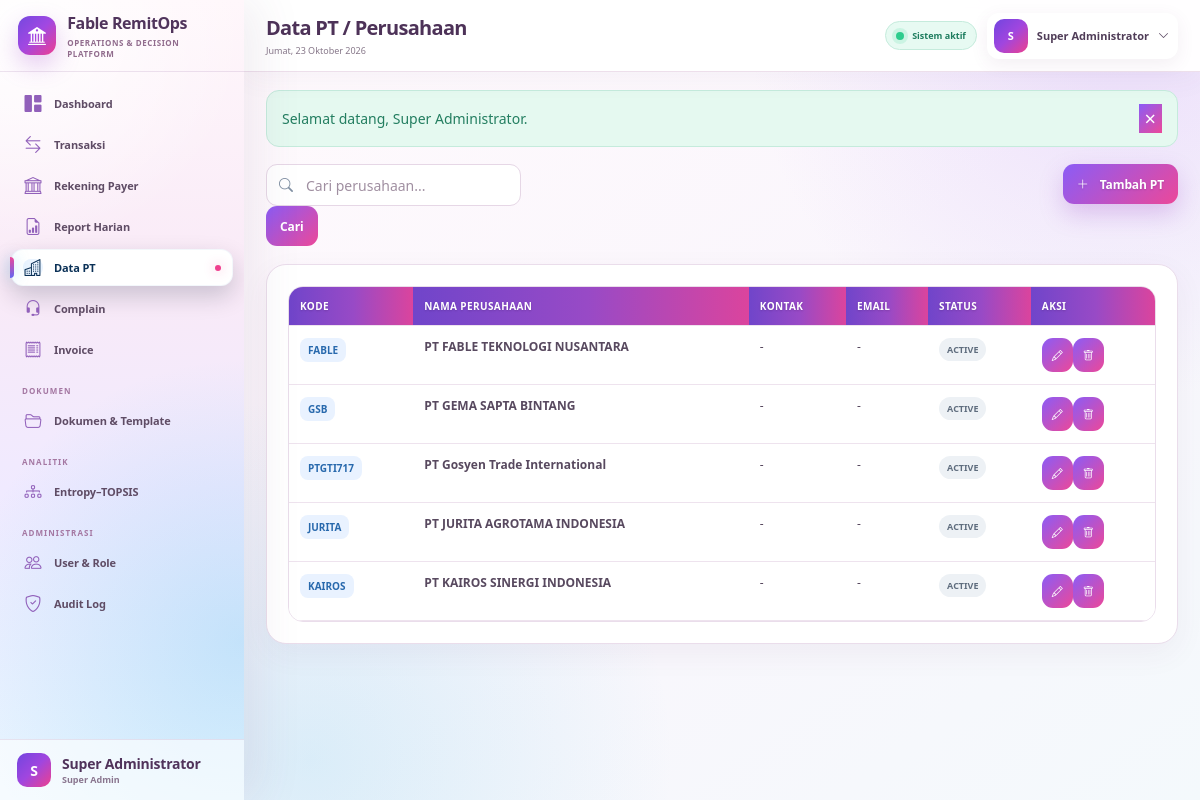
Page /public/companies (signed in) on the committed database.
### tables this page shows
CREATE TABLE `users` (
  `id` bigint(20) UNSIGNED NOT NULL,
  `role_id` bigint(20) UNSIGNED NOT NULL,
  `name` varchar(150) NOT NULL,
  `username` varchar(80) NOT NULL,
  `email` varchar(190) NOT NULL,
  `password` varchar(255) NOT NULL,
  `transaction_team` tinyint(3) UNSIGNED DEFAULT NULL,
  `is_active` tinyint(1) NOT NULL DEFAULT 1,
  `must_change_password` tinyint(1) NOT NULL DEFAULT 1,
  `last_login_at` datetime DEFAULT NULL,
  `created_at` datetime NOT NULL DEFAULT current_timestamp(),
  `updated_at` datetime NOT NULL DEFAULT current_timestamp() ON UPDATE current_timestamp()
);

CREATE TABLE `roles` (
  `id` bigint(20) UNSIGNED NOT NULL,
  `code` varchar(50) NOT NULL,
  `name` varchar(100) NOT NULL,
  `description` varchar(255) DEFAULT NULL,
  `created_at` datetime NOT NULL DEFAULT current_timestamp()
);

CREATE TABLE `companies` (
  `id` bigint(20) UNSIGNED NOT NULL,
  `code` varchar(30) NOT NULL,
  `name` varchar(200) NOT NULL,
  `tax_id` varchar(100) DEFAULT NULL,
  `address` text DEFAULT NULL,
  `contact_name` varchar(150) DEFAULT NULL,
  `contact_phone` varchar(50) DEFAULT NULL,
  `email` varchar(190) DEFAULT NULL,
  `status` enum('active','inactive') NOT NULL DEFAULT 'active',
  `created_by` bigint(20) UNSIGNED DEFAULT NULL,
  `created_at` datetime NOT NULL DEFAULT current_timestamp(),
  `updated_at` datetime NOT NULL DEFAULT current_timestamp() ON UPDATE current_timestamp()
);

### app/Views/companies/index.php (the view)
<div class="page-actions"><form class="filter-bar" method="get"><div class="input-icon"><i class="bi bi-search"></i><input class="form-control" name="q" placeholder="Cari perusahaan..." value="<?= e($q) ?>"></div><button class="btn btn-light">Cari</button></form><?php if(can('company.manage')):?><a class="btn btn-primary" href="<?= url('/companies/create') ?>"><i class="bi bi-plus-lg me-1"></i>Tambah PT</a><?php endif;?></div>
<div class="panel-card"><div class="table-responsive"><table class="table modern-table align-middle"><thead><tr><th>Kode</th><th>Nama Perusahaan</th><th>Kontak</th><th>Email</th><th>Status</th><th class="text-end">Aksi</th></tr></thead><tbody><?php foreach($companies as$c):?><tr><td><span class="code-pill"><?= e($c['code']) ?></span></td><td><strong><?= e($c['name']) ?></strong><small class="d-block text-muted text-truncate" style="max-width:360px"><?= e($c['address']??'') ?></small></td><td><?= e($c['contact_name']??'-') ?><small class="d-block text-muted"><?= e($c['contact_phone']??'') ?></small></td><td><?= e($c['email']??'-') ?></td><td><?= status_badge($c['status']) ?></td><td class="text-end"><?php if(can('company.manage')):?><a class="btn btn-sm btn-light" href="<?= url('/companies/'.$c['id'].'/edit') ?>"><i class="bi bi-pencil"></i></a><form class="d-inline" method="post" action="<?= url('/companies/'.$c['id']) ?>" data-confirm="Hapus perusahaan ini?"><?= csrf_field().method_field('DELETE') ?><button class="btn btn-sm btn-light text-danger"><i class="bi bi-trash"></i></button></form><?php endif;?></td></tr><?php endforeach;?><?php if(!$companies):?><tr><td colspan="6" class="empty-state">Data perusahaan belum tersedia.</td></tr><?php endif;?></tbody></table></div></div>

### app/helpers.php (shortened to what the rows shown need)
<?php
function e(mixed $value): string
{
    return htmlspecialchars(
        (string) $value,
        ENT_QUOTES,
        'UTF-8'
    );
}
function url(string $path = ''): string
{
    return rtrim(
        (string) App::config('app.url'),
        '/'
    ) . '/' . ltrim($path, '/');
}
function auth_user(): ?array
{
    return Auth::user();
}
function can(string $permission): bool
{
    return Auth::can($permission);
}
function status_badge(
    string $status
): string {
    $normalized = strtolower($status);
    $class = match (true) {
        str_contains($normalized, 'success'),
        str_contains($normalized, 'sukses'),
        $normalized === 'paid',
        $normalized === 'resolved',
        $normalized === 'sent',
        $normalized === 'terkirim'
            => 'success',
        str_contains($normalized, 'pending'),
        $normalized === 'open',
        $normalized === 'draft',
        $normalized === 'in_progress'
            => 'warning',
        str_contains($normalized, 'refund'),
        str_contains($normalized, 'reject'),
        $normalized === 'overdue',
        $normalized === 'cancelled',
        $normalized === 'failed'
            => 'danger',
        default
            => 'secondary',
    };
    return '<span class="badge text-bg-' .
        $class .
        '">' .
        e(
            strtoupper(
                str_replace(
                    '_',
                    ' ',
                    $status
                )
            )
        ) .
        '</span>';
}

### app/Core/Router.php (shortened to what the rows shown need)
<?php
final class Router
{
    private array $routes = [];
    private function add(string $method, string $path, array $handler): void
    {
        $this->routes[] = compact('method', 'path', 'handler');
    }
    public function dispatch(): void
    {
        $method = strtoupper($_POST['_method'] ?? $_SERVER['REQUEST_METHOD'] ?? 'GET');
        $requestPath = parse_url($_SERVER['REQUEST_URI'] ?? '/', PHP_URL_PATH) ?: '/';
        $basePath = parse_url((string) App::config('app.url'), PHP_URL_PATH) ?: '';
        if ($basePath !== '' && str_starts_with($requestPath, $basePath)) {
            $requestPath = substr($requestPath, strlen($basePath)) ?: '/';
        }
        $requestPath = '/' . ltrim($requestPath, '/');
        $requestPath = $requestPath !== '/' ? rtrim($requestPath, '/') : '/';
        foreach ($this->routes as $route) {
            if ($route['method'] !== $method) {
                continue;
            }
            $pattern = preg_replace('#\{([a-zA-Z_][a-zA-Z0-9_]*)\}#', '(?P<$1>[^/]+)', $route['path']);
            if (preg_match('#^' . $pattern . '$#', $requestPath, $matches)) {
                $params = array_filter($matches, 'is_string', ARRAY_FILTER_USE_KEY);
                [$class, $action] = $route['handler'];
                $controller = new $class();
                $controller->{$action}(...array_values($params));
                return;
            }
        }
    }
}

### app/Views/partials/sidebar.php (shortened to what the rows shown need)
<?php
$path = parse_url(
    $_SERVER['REQUEST_URI'] ?? '/',
    PHP_URL_PATH
) ?: '/';
$currentUser = auth_user() ?? [];
$currentRole = (string) ($currentUser['role_code'] ?? '');
$documentRoles = [
    'super_admin',
    'superadmin',
    'supervisor',
    'admin_invoice',
    'invoice',
    'admin_complain',
    'complain',
];
$canOpenDocuments = in_array(
    $currentRole,
    $documentRoles,
    true
);
$active = static function (bool $condition): string {
    return $condition ? 'active' : '';
};
$isDashboard = $path === parse_url(url('/'), PHP_URL_PATH);
$isTransactions = str_contains($path, '/transactions');
$isPayerAccounts = str_contains($path, '/payer-accounts');
$isReports = str_contains($path, '/reports');
$isCompanies = str_contains($path, '/companies');
$isComplaints = str_contains($path, '/complaints');
$isInvoices = str_contains($path, '/invoices');
$isDocuments = str_contains($path, '/documents')
    || str_contains($path, '/document_templates.php')
    || str_contains($path, '/document_template_manager.php')
    || str_contains($path, '/invoice_templates.php')
    || str_contains($path, '/standing_instruction_7.php');
$isAnalysis = str_contains($path, '/analysis');
$isUsers = str_contains($path, '/users');
$isAudit = str_contains($path, '/audit');
$userName = trim(
    (string) ($currentUser['name'] ?? 'Pengguna')
);
$userInitial = strtoupper(
    substr($userName, 0, 1)
);
$userRoleName = trim(
    (string) (
        $currentUser['role_name']
        ?? $currentRole
        ?: 'Pengguna Sistem'
    )
);
?>
<aside
    class="sidebar"
    id="sidebar"
    aria-label="Navigasi utama"
>
    <div class="brand">
        <div class="brand-mark">
            <i class="bi bi-bank2"></i>
        </div>
        <div>
            <strong>
                Fable RemitOps
            </strong>
            <small>
                Operations &amp; Decision Platform
            </small>
        </div>
    </div>
    <nav class="sidebar-nav">
        <a
            class="nav-item <?= $active($isDashboard) ?>"
            href="<?= url('/') ?>"
            <?= $isDashboard
                ? 'aria-current="page"'
                : ''
            ?>
        >
            <i class="bi bi-grid-1x2-fill"></i>
            <span>Dashboard</span>
        </a>
        <?php if (can('transaction.view')): ?>
            <a
                class="nav-item <?= $active($isTransactions) ?>"
                href="<?= url('/transactions') ?>"
                <?= $isTransactions
                    ? 'aria-current="page"'
                    : ''
                ?>
            >
                <i class="bi bi-arrow-left-right"></i>
                <span>Transaksi</span>
            </a>
        <?php endif; ?>
        <?php if (can('payer_account.view')): ?>
            <a
                class="nav-item <?= $active($isPayerAccounts) ?>"
                href="<?= url('/payer-accounts') ?>"
                <?= $isPayerAccounts
                    ? 'aria-current="page"'
                    : ''
                ?>
            >
                <i class="bi bi-bank"></i>
                <span>Rekening Payer</span>
            </a>
        <?php endif; ?>
        <?php if (can('report.view')): ?>
            <a
                class="nav-item <?= $active($isReports) ?>"
                href="<?= url('/reports') ?>"
                <?= $isReports
                    ? 'aria-current="page"'
                    : ''
                ?>
            >
                <i class="bi bi-file-earmark-bar-graph"></i>
                <span>Report Harian</span>
            </a>
        <?php endif; ?>
        <?php if (can('company.view')): ?>
            <a
                class="nav-item <?= $active($isCompanies) ?>"
                href="<?= url('/companies') ?>"
                <?= $isCompanies
                    ? 'aria-current="page"'
                    : ''
                ?>
            >
                <i class="bi bi-buildings"></i>
                <span>Data PT</span>
            </a>
        <?php endif; ?>
        <?php if (can('complaint.view')): ?>
            <a
                class="nav-item <?= $active($isComplaints) ?>"
                href="<?= url('/complaints') ?>"
                <?= $isComplaints
                    ? 'aria-current="page"'
                    : ''
                ?>
            >
                <i class="bi bi-headset"></i>
                <span>Complain</span>
            </a>
        <?php endif; ?>
        <?php if (can('invoice.view')): ?>
            <a
                class="nav-item <?= $active($isInvoices) ?>"
                href="<?= url('/invoices') ?>"
                <?= $isInvoices
                    ? 'aria-current="page"'
                    : ''
                ?>
            >
                <i class="bi bi-receipt"></i>
                <span>Invoice</span>
            </a>
        <?php endif; ?>
        <?php if ($canOpenDocuments): ?>
            <div class="nav-label">
                DOKUMEN
            </div>
            <a
                class="nav-item <?= $active($isDocuments) ?>"
                href="<?= url('/documents') ?>"
                <?= $isDocuments
                    ? 'aria-current="page"'
                    : ''
                ?>
            >
                <i class="bi bi-folder2-open"></i>
                <span>
                    Dokumen &amp; Template
                </span>
            </a>
        <?php endif; ?>
        <?php if (can('analysis.view')): ?>
            <div class="nav-label">
                ANALITIK
            </div>
            <a
                class="nav-item <?= $active($isAnalysis) ?>"
                href="<?= url('/analysis') ?>"
                <?= $isAnalysis
                    ? 'aria-current="page"'
                    : ''
                ?>
            >
                <i class="bi bi-diagram-3"></i>
                <span>
                    Entropy–TOPSIS
                </span>
            </a>
        <?php endif; ?>
        <?php if (
            can('user.manage')
            || can('audit.view')
        ): ?>
            <div class="nav-label">
                ADMINISTRASI
            </div>
        <?php endif; ?>
        <?php if (can('user.manage')): ?>
            <a
                class="nav-item <?= $active($isUsers) ?>"
                href="<?= url('/users') ?>"
                <?= $isUsers
                    ? 'aria-current="page"'
                    : ''
                ?>
            >
                <i class="bi bi-people"></i>
                <span>User &amp; Role</span>
            </a>
        <?php endif; ?>
        <?php if (can('audit.view')): ?>
            <a
                class="nav-item <?= $active($isAudit) ?>"
                href="<?= url('/audit') ?>"
                <?= $isAudit
                    ? 'aria-current="page"'
                    : ''
                ?>
            >
                <i class="bi bi-shield-check"></i>
                <span>Audit Log</span>
            </a>
        <?php endif; ?>
    </nav>
    <div class="sidebar-footer">
        <div class="avatar-sm">
            <?= e($userInitial) ?>
        </div>
        <div class="min-w-0">
            <strong
                class="text-truncate d-block"
            >
                <?= e($userName) ?>
            </strong>
            <small>
                <?= e($userRoleName) ?>
            </small>
        </div>
    </div>
</aside>

### app/Views/partials/topbar.php (shortened to what the rows shown need)
<?php
$dayNames = [
    1 => 'Senin',
    2 => 'Selasa',
    3 => 'Rabu',
    4 => 'Kamis',
    5 => 'Jumat',
    6 => 'Sabtu',
    7 => 'Minggu',
];
$monthNames = [
    1 => 'Januari',
    2 => 'Februari',
    3 => 'Maret',
    4 => 'April',
    5 => 'Mei',
    6 => 'Juni',
    7 => 'Juli',
    8 => 'Agustus',
    9 => 'September',
    10 => 'Oktober',
    11 => 'November',
    12 => 'Desember',
];
$todayLabel = (
    $dayNames[(int) date('N')] ?? ''
)
    . ', '
    . date('d')
    . ' '
    . (
        $monthNames[(int) date('n')]
        ?? ''
    )
    . ' '
    . date('Y');
$currentUser = auth_user() ?? [];
$currentName = trim(
    (string) (
        $currentUser['name']
        ?? 'Pengguna'
    )
);
$initial = strtoupper(
    substr(
        $currentName,
        0,
        1
    )
);
?>
<header
    class="topbar"
    id="appTopbar"
>
    <div class="d-flex align-items-center gap-3">
        <div class="topbar-title">
            <h1>
                <?= e(
                    $title
                    ?? 'Dashboard'
                ) ?>
            </h1>
            <p>
                <?= e($todayLabel) ?>
            </p>
        </div>
    </div>
    <div class="topbar-actions">
        <span class="connection-pill">
            <span></span>
            Sistem aktif
        </span>
        <div
            class="dropdown"
            data-dropdown
        >
            <button
                class="user-menu"
                type="button"
                data-dropdown-toggle
                aria-expanded="false"
            >
                <div class="avatar-sm">
                    <?= e($initial) ?>
                </div>
                <span class="user-menu-name">
                    <?= e($currentName) ?>
                </span>
                <i class="bi bi-chevron-down"></i>
            </button>
        </div>
    </div>
</header>

### rows in the picture
users: name "S", name "Super Administrator", role.name "Super Admin"
companies: code "FABLE", name "PT FABLE TEKNOLOGI NUSANTARA", contact_name "-", email "-", status "ACTIVE"
companies: code "GSB", name "PT GEMA SAPTA BINTANG", contact_name "-", email "-", status "ACTIVE"
companies: code "PTGTI717", name "PT Gosyen Trade International", contact_name "-", email "-", status "ACTIVE"
companies: code "JURITA", name "PT JURITA AGROTAMA INDONESIA", contact_name "-", email "-", status "ACTIVE"
companies: code "KAIROS", name "PT KAIROS SINERGI INDONESIA", contact_name "-", email "-", status "ACTIVE"

### other values in the picture
$flashMessage "Selamat datang, Super Administrator."
